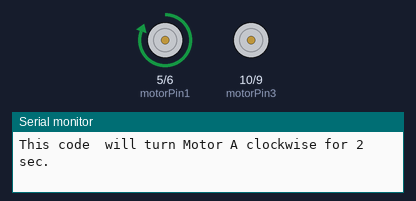
The sketch below on a simulated Arduino Uno, built with avr-gcc and run on an emulated ATmega328P. Parts: motor-driver pin pairs drawn as motors (green arrow = first pin HIGH = forward, orange = second pin HIGH = backward, longer = more drive), the last lines printed to the serial monitor. No radio packets arrive unless stated.

Above: at 0.1 s.
At 2.1 s:
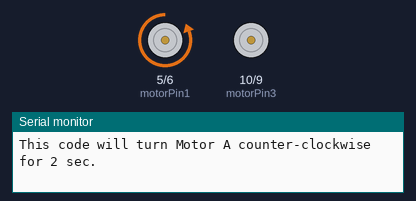
At 4.1 s:
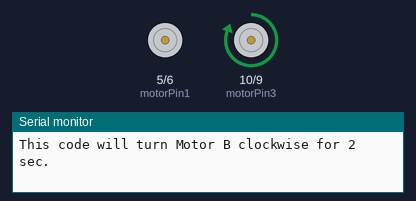
At 8.1 s:
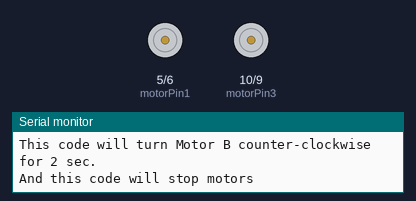
Timing chart, 0 to 9.6 s (numbered marks = the images above):
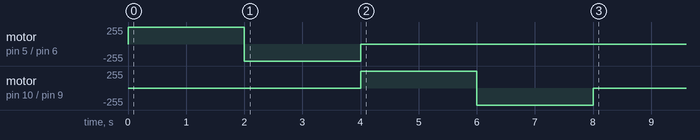

The sketch:

test1.ino
```cpp
//void setup() {
//  // put your setup code here, to run once:
//pinMode(9, OUTPUT);
//pinMode(10, OUTPUT);
//}
//
//void loop() {
//  // put your main code here, to run repeatedly:
//digitalWrite(9, HIGH);
//digitalWrite(10, LOW);
//}


//L293D
//Motor A
const int motorPin1  = 5;  // Pin 14 of L293
const int motorPin2  = 6;  // Pin 10 of L293
//Motor B
const int motorPin3  = 10; // Pin  7 of L293
const int motorPin4  = 9;  // Pin  2 of L293

#include <RH_ASK.h>
#include <SPI.h> // Not actualy used but needed to compile

RH_ASK driver;

//This will run only one time.
void setup() {
  Serial.begin(9600);

  //Set pins as outputs
  pinMode(motorPin1, OUTPUT);
  pinMode(motorPin2, OUTPUT);
  pinMode(motorPin3, OUTPUT);
  pinMode(motorPin4, OUTPUT);

  if (!driver.init())
    Serial.println("init failed");

  //Motor Control - Motor A: motorPin1,motorpin2 & Motor B: motorpin3,motorpin4

  Serial.println("This code  will turn Motor A clockwise for 2 sec.");
  digitalWrite(motorPin1, HIGH);
  digitalWrite(motorPin2, LOW);
  digitalWrite(motorPin3, LOW);
  digitalWrite(motorPin4, LOW);
  delay(2000);
  Serial.println("This code will turn Motor A counter-clockwise for 2 sec.");
  digitalWrite(motorPin1, LOW);
  digitalWrite(motorPin2, HIGH);
  digitalWrite(motorPin3, LOW);
  digitalWrite(motorPin4, LOW);
  delay(2000);

  Serial.println("This code will turn Motor B clockwise for 2 sec.");
  digitalWrite(motorPin1, LOW);
  digitalWrite(motorPin2, LOW);
  digitalWrite(motorPin3, HIGH);
  digitalWrite(motorPin4, LOW);
  delay(2000);
  Serial.println("This code will turn Motor B counter-clockwise for 2 sec.");
  digitalWrite(motorPin1, LOW);
  digitalWrite(motorPin2, LOW);
  digitalWrite(motorPin3, LOW);
  digitalWrite(motorPin4, HIGH);
  delay(2000);

  Serial.println("And this code will stop motors");
  digitalWrite(motorPin1, LOW);
  digitalWrite(motorPin2, LOW);
  digitalWrite(motorPin3, LOW);
  digitalWrite(motorPin4, LOW);

}

void loop(){

}
```
